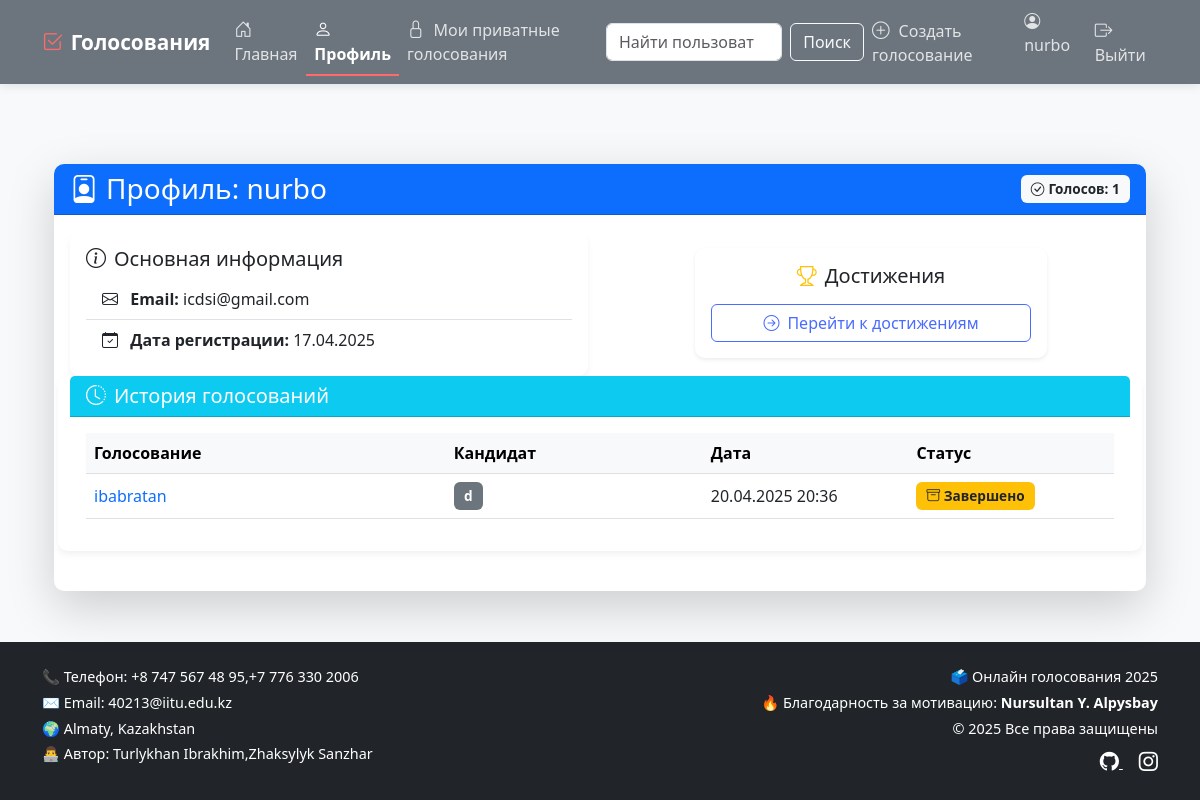
Page /profile/ (signed in) on the earlier database version.
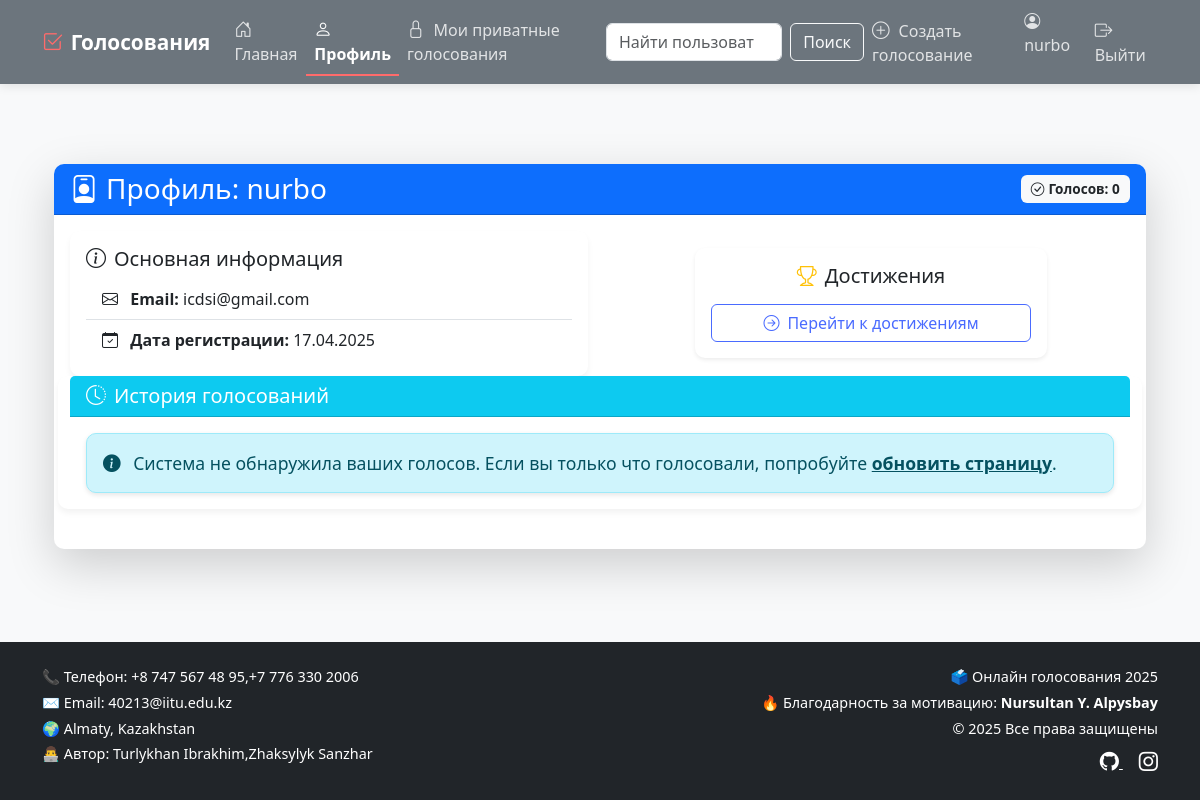
Same page on the later database version.
### polls/models.py (models this page shows, shortened)
class Vote(models.Model):
    user = models.ForeignKey(
        User,
        on_delete=models.CASCADE,
        related_name='votes',
        verbose_name='Пользователь'
    )
    election = models.ForeignKey(
        Election,
        on_delete=models.CASCADE,
        related_name='votes',
        verbose_name='Выборы'
    )
    candidate = models.ForeignKey(
        Candidate,
        on_delete=models.CASCADE,
        related_name='votes',
        verbose_name='Кандидат'
    )
    voted_at = models.DateTimeField(
        auto_now_add=True,
        verbose_name='Время голосования'
    )
    class Meta:
        verbose_name = 'Голос'
        verbose_name_plural = 'Голоса'
        ordering = ['-voted_at']
        constraints = [
            models.UniqueConstraint(
                fields=['user', 'election'],
                name='unique_user_election_vote'
            )
        ]

class Election(models.Model):
    VISIBILITY_CHOICES = [
        ('public', 'Публичное'),
        ('private', 'Приватное'),
    ]
    title = models.CharField(max_length=200, verbose_name="Название голосования")
    description = models.TextField(verbose_name="Описание", blank=True)
    creator = models.ForeignKey(User, on_delete=models.CASCADE, verbose_name="Создатель", null=True, blank=True)
    created_at = models.DateTimeField(auto_now_add=True)
    start_date = models.DateTimeField(verbose_name="Дата начала")
    end_date = models.DateTimeField(verbose_name="Дата окончания")
    is_active = models.BooleanField(default=True, verbose_name="Активно")
    visibility = models.CharField(max_length=10, choices=VISIBILITY_CHOICES, default='public', verbose_name="Видимость")
    is_public = models.BooleanField(default=True)
    invited_users = models.ManyToManyField(User, related_name='invited_elections', blank=True,
                                           verbose_name="Приглашенные пользователи")
    unique_link = models.CharField(max_length=50, unique=True, blank=True, verbose_name="Уникальная ссылка")

class Candidate(models.Model):
    name = models.CharField(
        max_length=100,
        verbose_name='Имя кандидата'
    )
    election = models.ForeignKey(
        Election,
        on_delete=models.CASCADE,
        related_name='candidates',
        verbose_name='Выборы'
    )
    bio = models.TextField(
        verbose_name='Биография',
        blank=True
    )
    photo = models.ImageField(
        upload_to='candidates/',
        null=True,
        blank=True,
        verbose_name='Фотография'
    )
    class Meta:
        verbose_name = 'Кандидат'
        verbose_name_plural = 'Кандидаты'
        ordering = ['name']

### polls/views.py (the view, shortened to what this page needs)
# urls.py: path('profile/', login_required(views.profile), name='profile'),
@login_required
def profile(request):
    user_votes = Vote.objects.filter(
        user=request.user
    ).select_related('election', 'candidate').order_by('-voted_at')
    user_votes = user_votes.annotate(
        is_election_active=Case(
            When(
                election__start_date__lte=timezone.now(),
                election__end_date__gte=timezone.now(),
                election__is_active=True,
                then=True
            ),
            default=False,
            output_field=BooleanField()
        )
    )
    all_achievements = Achievement.objects.all()
    user_achievements = {
        ua.achievement.id: ua for ua in UserAchievement.objects.filter(user=request.user)
    }
    achievements_data = []
    return render(request, 'polls/profile.html', {
        'user': request.user,
        'user_votes': user_votes,
        'total_votes': user_votes.count(),
        'user_achievements': achievements_data  # Передаем подготовленные данные о достижениях
    })

### polls/templates/polls/profile.html (shortened to what the changed rows need)
{% extends 'polls/base.html' %}
{% block content %}
<div class="container mt-4">
    <div class="card shadow-lg">
        <div class="card-header bg-primary text-white">
            <div class="d-flex justify-content-between align-items-center">
                <h3 class="mb-0">
                    <i class="bi bi-person-badge me-2"></i>Профиль: {{ user.username }}
                </h3>
                <span class="badge bg-light text-dark">
                    <i class="bi bi-check-circle me-1"></i>Голосов: {{ total_votes }}
                </span>
            </div>
        </div>
        <div class="card-body">
            <div class="row mb-4">
            <div class="card">
                <div class="card-body">
                    {% if user_votes %}
                        <div class="table-responsive">
                            <table class="table table-hover align-middle">
                                <thead class="table-light">
                                    <tr>
                                        <th style="width: 35%">Голосование</th>
                                        <th style="width: 25%">Кандидат</th>
                                        <th style="width: 20%">Дата</th>
                                        <th style="width: 20%">Статус</th>
                                    </tr>
                                </thead>
                                <tbody>
                                    {% for vote in user_votes %}
                                    <tr>
                                        <td>
                                            <a href="{% url 'results' vote.election.id %}" class="text-decoration-none">
                                                {{ vote.election.title }}
                                            </a>
                                        </td>
                                        <td>
                                            <span class="badge bg-secondary">
                                                {{ vote.candidate.name }}
                                            </span>
                                        </td>
                                        <td>{{ vote.voted_at|date:"d.m.Y H:i" }}</td>
                                        <td>
                                            {% if vote.is_election_active %}
                                                <span class="badge bg-success">
                                                    <i class="bi bi-activity"></i> Активно
                                                </span>
                                            {% else %}
                                                <span class="badge bg-warning text-dark">
                                                    <i class="bi bi-archive"></i> Завершено
                                                </span>
                                            {% endif %}
                                        </td>
                                    </tr>
                                    {% endfor %}
                                </tbody>
                            </table>
                        </div>
                    {% else %}
                        <div class="alert alert-info mb-0">
                            <i class="bi bi-info-circle-fill me-2"></i>
                            Система не обнаружила ваших голосов. Если вы только что голосовали,
                            попробуйте <a href="{% url 'home' %}" class="alert-link">обновить страницу</a>.
                        </div>
                    {% endif %}
                </div>
            </div>
        </div>
    </div>
</div>
{% endblock %}

Differences in the rows shown:
removed Vote: election "ibabratan", candidate.name "d", voted_at "20.04.2025 20:36", shows "Завершено"
Other differences:
{{ total_votes }}: "1" → "0"
text no longer shown: "Голосование Кандидат Дата Статус"
text now shown: "Система не обнаружила ваших голосов. Если вы только что голосовали, попробуйте обновить страницу ."
